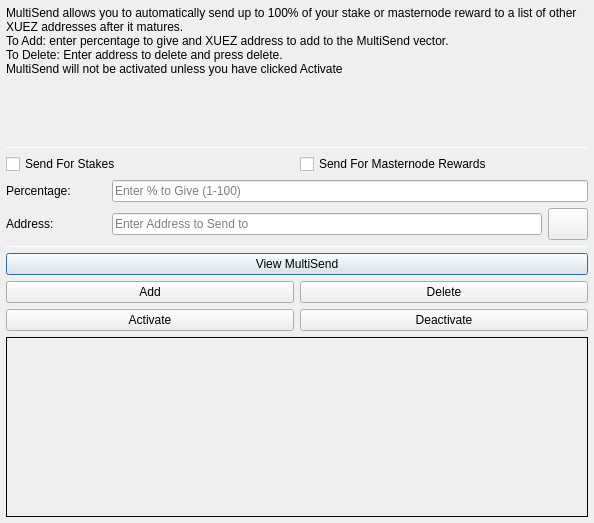
<?xml version="1.0" encoding="UTF-8"?>
<ui version="4.0">
 <class>MultiSendDialog</class>
 <widget class="QDialog" name="MultiSendDialog">
  <property name="windowModality">
   <enum>Qt::NonModal</enum>
  </property>
  <property name="geometry">
   <rect>
    <x>0</x>
    <y>0</y>
    <width>594</width>
    <height>523</height>
   </rect>
  </property>
  <property name="windowTitle">
   <string>MultiSend</string>
  </property>
  <layout class="QVBoxLayout" name="verticalLayout" stretch="0">
   <property name="leftMargin">
    <number>6</number>
   </property>
   <property name="topMargin">
    <number>6</number>
   </property>
   <property name="rightMargin">
    <number>6</number>
   </property>
   <property name="bottomMargin">
    <number>6</number>
   </property>
   <item>
    <layout class="QVBoxLayout" name="verticalLayout_Main" stretch="1,1,1,1,1,1">
     <item>
      <widget class="QLabel" name="label_2">
       <property name="lineWidth">
        <number>1</number>
       </property>
       <property name="text">
        <string>MultiSend allows you to automatically send up to 100% of your stake or masternode reward to a list of other XUEZ addresses after it matures.
To Add: enter percentage to give and XUEZ address to add to the MultiSend vector.
To Delete: Enter address to delete and press delete.
MultiSend will not be activated unless you have clicked Activate</string>
       </property>
       <property name="alignment">
        <set>Qt::AlignLeading|Qt::AlignLeft|Qt::AlignTop</set>
       </property>
       <property name="wordWrap">
        <bool>true</bool>
       </property>
      </widget>
     </item>
     <item>
      <widget class="Line" name="line">
       <property name="minimumSize">
        <size>
         <width>0</width>
         <height>1</height>
        </size>
       </property>
       <property name="maximumSize">
        <size>
         <width>16777215</width>
         <height>1</height>
        </size>
       </property>
       <property name="orientation">
        <enum>Qt::Horizontal</enum>
       </property>
      </widget>
     </item>
     <item>
      <layout class="QVBoxLayout" name="verticalLayout_Settings">
       <item>
        <layout class="QHBoxLayout" name="horizontalLayout">
         <item>
          <widget class="QCheckBox" name="multiSendStakeCheckBox">
           <property name="text">
            <string>Send For Stakes</string>
           </property>
          </widget>
         </item>
         <item>
          <widget class="QCheckBox" name="multiSendMasternodeCheckBox">
           <property name="text">
            <string>Send For Masternode Rewards</string>
           </property>
          </widget>
         </item>
        </layout>
       </item>
       <item>
        <layout class="QHBoxLayout" name="horizontalLayout_6">
         <item>
          <widget class="QLabel" name="label">
           <property name="minimumSize">
            <size>
             <width>100</width>
             <height>0</height>
            </size>
           </property>
           <property name="toolTip">
            <string>Percentage of stake to send</string>
           </property>
           <property name="text">
            <string>Percentage:</string>
           </property>
          </widget>
         </item>
         <item>
          <widget class="QLineEdit" name="multiSendPercentEdit">
           <property name="toolTip">
            <string>Enter whole numbers 1 - 100</string>
           </property>
           <property name="placeholderText">
            <string>Enter % to Give (1-100)</string>
           </property>
          </widget>
         </item>
        </layout>
       </item>
       <item>
        <layout class="QHBoxLayout" name="horizontalLayout_7">
         <item>
          <widget class="QLabel" name="label_5">
           <property name="minimumSize">
            <size>
             <width>100</width>
             <height>0</height>
            </size>
           </property>
           <property name="toolTip">
            <string>Address to send portion of stake to</string>
           </property>
           <property name="text">
            <string>Address:</string>
           </property>
          </widget>
         </item>
         <item>
          <widget class="QLineEdit" name="multiSendAddressEdit">
           <property name="toolTip">
            <string/>
           </property>
           <property name="placeholderText">
            <string>Enter Address to Send to</string>
           </property>
          </widget>
         </item>
         <item>
          <widget class="QPushButton" name="addressBookButton">
           <property name="maximumSize">
            <size>
             <width>16777215</width>
             <height>32</height>
            </size>
           </property>
           <property name="toolTip">
            <string>Choose an address from the address book</string>
           </property>
           <property name="text">
            <string/>
           </property>
           <property name="icon">
            <iconset resource="../xuez.qrc">
             <normaloff>:/icons/address-book</normaloff>:/icons/address-book</iconset>
           </property>
           <property name="shortcut">
            <string>Alt+A</string>
           </property>
           <property name="autoDefault">
            <bool>false</bool>
           </property>
          </widget>
         </item>
        </layout>
       </item>
      </layout>
     </item>
     <item>
      <widget class="Line" name="line_2">
       <property name="minimumSize">
        <size>
         <width>0</width>
         <height>1</height>
        </size>
       </property>
       <property name="maximumSize">
        <size>
         <width>16777215</width>
         <height>1</height>
        </size>
       </property>
       <property name="orientation">
        <enum>Qt::Horizontal</enum>
       </property>
      </widget>
     </item>
     <item>
      <layout class="QVBoxLayout" name="verticalLayout_Buttons">
       <item>
        <layout class="QHBoxLayout" name="horizontalLayout_4">
         <item>
          <widget class="QPushButton" name="viewButton">
           <property name="toolTip">
            <string/>
           </property>
           <property name="statusTip">
            <string>View MultiSend Vector</string>
           </property>
           <property name="text">
            <string>View MultiSend</string>
           </property>
          </widget>
         </item>
        </layout>
       </item>
       <item>
        <layout class="QHBoxLayout" name="horizontalLayout_2">
         <item>
          <widget class="QPushButton" name="addButton">
           <property name="toolTip">
            <string/>
           </property>
           <property name="statusTip">
            <string>Add to MultiSend Vector</string>
           </property>
           <property name="text">
            <string>Add</string>
           </property>
          </widget>
         </item>
         <item>
          <widget class="QPushButton" name="deleteButton">
           <property name="toolTip">
            <string/>
           </property>
           <property name="statusTip">
            <string>Delete Address From MultiSend Vector</string>
           </property>
           <property name="text">
            <string>Delete</string>
           </property>
          </widget>
         </item>
        </layout>
       </item>
       <item>
        <layout class="QHBoxLayout" name="horizontalLayout_5">
         <item>
          <widget class="QPushButton" name="activateButton">
           <property name="statusTip">
            <string>Activate MultiSend</string>
           </property>
           <property name="text">
            <string>Activate</string>
           </property>
          </widget>
         </item>
         <item>
          <widget class="QPushButton" name="disableButton">
           <property name="statusTip">
            <string>Deactivate MultiSend</string>
           </property>
           <property name="text">
            <string>Deactivate</string>
           </property>
          </widget>
         </item>
        </layout>
       </item>
      </layout>
     </item>
     <item>
      <widget class="QLabel" name="message">
       <property name="minimumSize">
        <size>
         <width>0</width>
         <height>180</height>
        </size>
       </property>
       <property name="frameShape">
        <enum>QFrame::Panel</enum>
       </property>
       <property name="frameShadow">
        <enum>QFrame::Plain</enum>
       </property>
       <property name="lineWidth">
        <number>1</number>
       </property>
       <property name="midLineWidth">
        <number>1</number>
       </property>
       <property name="text">
        <string/>
       </property>
       <property name="alignment">
        <set>Qt::AlignLeading|Qt::AlignLeft|Qt::AlignTop</set>
       </property>
       <property name="wordWrap">
        <bool>true</bool>
       </property>
      </widget>
     </item>
    </layout>
   </item>
  </layout>
 </widget>
 <resources>
  <include location="../xuez.qrc"/>
 </resources>
 <connections/>
</ui>
